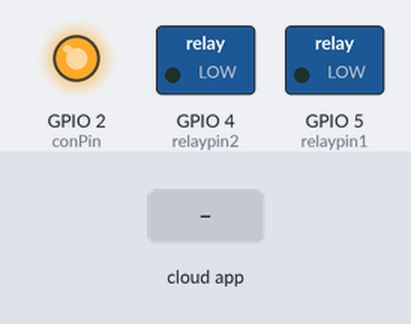
Recording of a sketch running on a simulated ESP8266 (NodeMCU). On the bench: switched loads named in the sketch (green lamp = pin HIGH), output pins drawn as LEDs (lit = HIGH). Inputs (shaded band) come from the test bench. WiFi joins after 1.5 s; servers stay silent unless stated; the Firebase database answers and starts empty; what the sketch prints to the serial monitor is not drawn.

Above: at 4.8 s.
4.9 s: the phone or cloud app sets relay1state to 1
At 5.7 s:
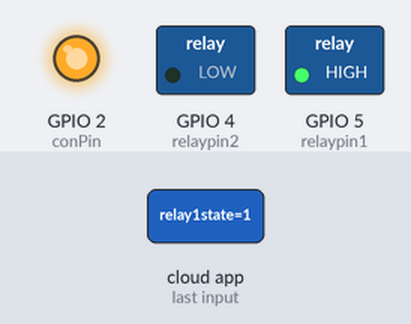
6.4 s: the phone or cloud app sets relay2state to 1
At 7.7 s:
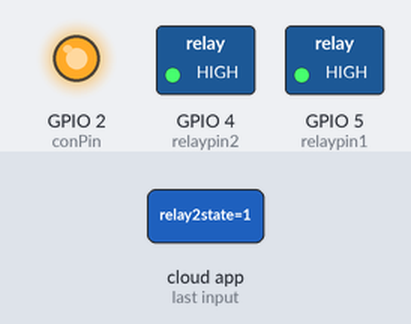
8.2 s: the phone or cloud app sets relay1state to 0
At 9.7 s:
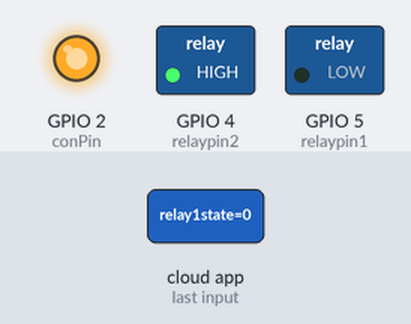
10.0 s: the phone or cloud app sets relay2state to 0
At 11.7 s:
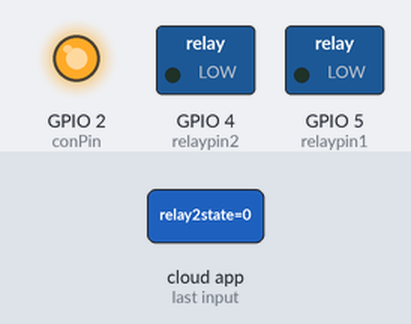
Timing chart, 0 to 12.8 s (numbered marks = the images above; inputs shaded):
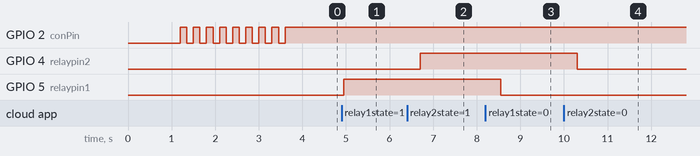

The sketch:

firebaseehomeautomation.ino
```cpp
#include <ESP8266WiFi.h>
#include <FirebaseESP8266.h>

#define WIFI_SSID "SSID" // Replace with your WiFi SSID
#define WIFI_PASSWORD "PASSWORD" // Replace with your WiFi PASSWORD

#define FIREBASE_HOST "msvv-home-automation-model-default-rtdb.firebaseio.com" // Replace with your FIREBASE CREDENTIALS
#define FIREBASE_AUTH "AIzaSyByEadK5vTrCsO3s3ZHrK34o9dzaRcPnrA" // Replace with your FIREBASE CREDENTIALS

FirebaseData fbdo;

int relaypin1 = 5;
int relaypin2 = 4;
int conPin = 2;

void setup() {
  Serial.begin(115200);
  delay(1000);
  pinMode(relaypin1, OUTPUT);
  pinMode(relaypin2, OUTPUT);
  pinMode(conPin, OUTPUT);
  digitalWrite(conPin, LOW);
  delay(200);
  digitalWrite(conPin, HIGH);
  delay(150);
  digitalWrite(conPin, LOW);
  delay(150);
  digitalWrite(conPin, HIGH);
  delay(150);
  digitalWrite(conPin, LOW);
  delay(150);
  digitalWrite(conPin, HIGH);
  delay(150);
  digitalWrite(conPin, LOW);
  delay(150);

  WiFi.begin(WIFI_SSID, WIFI_PASSWORD);
  Serial.print("Connecting to WiFi");
  while (WiFi.status() != WL_CONNECTED) {
    digitalWrite(conPin, HIGH);
    delay(150);
    digitalWrite(conPin, LOW);
    delay(150);
    Serial.print(".");
  }
  Serial.println("\n Connected to WiFi");
  digitalWrite(conPin, HIGH);
  Firebase.begin(FIREBASE_HOST, FIREBASE_AUTH);
  Firebase.reconnectWiFi(true);
}

void loop() {
  if (Firebase.getInt(fbdo, "/relay1state")) {
    int relay1value = fbdo.intData();
    digitalWrite(relaypin1, relay1value);
  } else {
    Serial.print("RELAY 1 ERR");
    Serial.println(fbdo.errorReason());
  }

  if (Firebase.getInt(fbdo, "/relay2state")) {
    int relay2value = fbdo.intData();
    digitalWrite(relaypin2, relay2value);
  } else {
    Serial.print("RELAY 2 ERR");
    Serial.println(fbdo.errorReason());
  }
  delay(100);
}
```

Measured:
- after the input at 4.9 s, GPIO 5 (relaypin1): LOW → HIGH after 0.05 s
- after the input at 6.4 s, GPIO 4 (relaypin2): LOW → HIGH after 0.30 s
- after the input at 8.2 s, GPIO 5 (relaypin1): HIGH → LOW after 0.36 s
- after the input at 10.0 s, GPIO 4 (relaypin2): HIGH → LOW after 0.31 s
